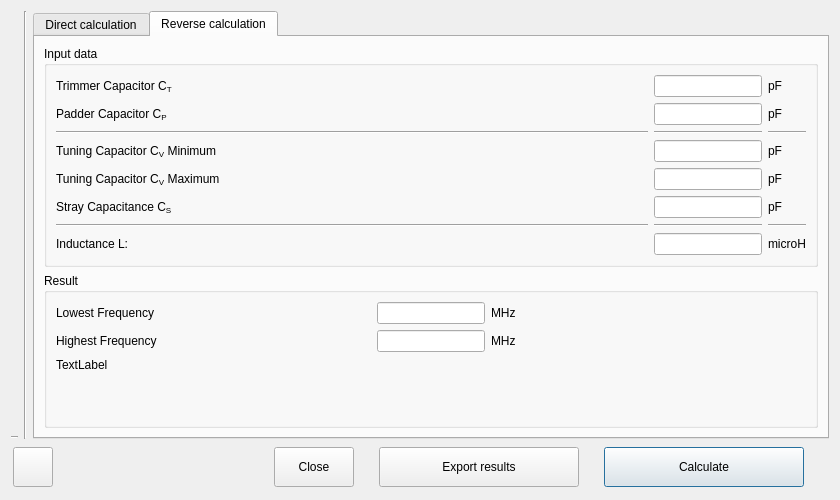
<?xml version="1.0" encoding="UTF-8"?>
<ui version="4.0">
 <class>Bandspread</class>
 <widget class="QDialog" name="Bandspread">
  <property name="windowModality">
   <enum>Qt::WindowModal</enum>
  </property>
  <property name="geometry">
   <rect>
    <x>0</x>
    <y>0</y>
    <width>840</width>
    <height>500</height>
   </rect>
  </property>
  <property name="minimumSize">
   <size>
    <width>840</width>
    <height>500</height>
   </size>
  </property>
  <property name="windowTitle">
   <string>Bandspread calculator</string>
  </property>
  <property name="windowIcon">
   <iconset resource="res.qrc">
    <normaloff>:/menu_ico/res/ico1-bandspread.png</normaloff>:/menu_ico/res/ico1-bandspread.png</iconset>
  </property>
  <property name="locale">
   <locale language="English" country="UnitedStates"/>
  </property>
  <layout class="QVBoxLayout" name="verticalLayout">
   <item>
    <layout class="QHBoxLayout" name="horizontalLayout">
     <item>
      <layout class="QVBoxLayout" name="verticalLayout_5">
       <property name="sizeConstraint">
        <enum>QLayout::SetMinimumSize</enum>
       </property>
       <item>
        <widget class="QLabel" name="image">
         <property name="sizePolicy">
          <sizepolicy hsizetype="Preferred" vsizetype="Preferred">
           <horstretch>0</horstretch>
           <verstretch>0</verstretch>
          </sizepolicy>
         </property>
         <property name="text">
          <string notr="true"/>
         </property>
         <property name="pixmap">
          <pixmap resource="res.qrc">:/images/res/bandspread.png</pixmap>
         </property>
         <property name="alignment">
          <set>Qt::AlignCenter</set>
         </property>
        </widget>
       </item>
       <item>
        <widget class="Line" name="line_5">
         <property name="sizePolicy">
          <sizepolicy hsizetype="Minimum" vsizetype="Fixed">
           <horstretch>0</horstretch>
           <verstretch>0</verstretch>
          </sizepolicy>
         </property>
         <property name="orientation">
          <enum>Qt::Horizontal</enum>
         </property>
        </widget>
       </item>
      </layout>
     </item>
     <item>
      <widget class="Line" name="line_2">
       <property name="orientation">
        <enum>Qt::Vertical</enum>
       </property>
      </widget>
     </item>
     <item>
      <widget class="QTabWidget" name="tabWidget">
       <property name="currentIndex">
        <number>1</number>
       </property>
       <widget class="QWidget" name="tab">
        <attribute name="title">
         <string>Direct calculation</string>
        </attribute>
        <layout class="QVBoxLayout" name="verticalLayout_11">
         <item>
          <widget class="QGroupBox" name="groupBox_input">
           <property name="title">
            <string>Input data</string>
           </property>
           <layout class="QVBoxLayout" name="verticalLayout_10">
            <item>
             <layout class="QGridLayout" name="gridLayout_6">
              <item row="6" column="2">
               <widget class="Line" name="line_22">
                <property name="orientation">
                 <enum>Qt::Horizontal</enum>
                </property>
               </widget>
              </item>
              <item row="6" column="0">
               <widget class="Line" name="line_23">
                <property name="orientation">
                 <enum>Qt::Horizontal</enum>
                </property>
               </widget>
              </item>
              <item row="7" column="2">
               <widget class="QLabel" name="label_ind_m">
                <property name="sizePolicy">
                 <sizepolicy hsizetype="Fixed" vsizetype="Preferred">
                  <horstretch>0</horstretch>
                  <verstretch>0</verstretch>
                 </sizepolicy>
                </property>
                <property name="text">
                 <string notr="true">microH</string>
                </property>
               </widget>
              </item>
              <item row="7" column="1">
               <widget class="QLineEdit" name="lineEdit_ind">
                <property name="sizePolicy">
                 <sizepolicy hsizetype="Fixed" vsizetype="Fixed">
                  <horstretch>0</horstretch>
                  <verstretch>0</verstretch>
                 </sizepolicy>
                </property>
                <property name="text">
                 <string notr="true"/>
                </property>
               </widget>
              </item>
              <item row="5" column="1">
               <widget class="QLineEdit" name="lineEdit_cs">
                <property name="sizePolicy">
                 <sizepolicy hsizetype="Fixed" vsizetype="Fixed">
                  <horstretch>0</horstretch>
                  <verstretch>0</verstretch>
                 </sizepolicy>
                </property>
                <property name="text">
                 <string notr="true"/>
                </property>
               </widget>
              </item>
              <item row="5" column="0">
               <widget class="QLabel" name="label_cs">
                <property name="text">
                 <string notr="true">&lt;html&gt;&lt;head/&gt;&lt;body&gt;&lt;p&gt;Stray Capacitance C&lt;span style=&quot; vertical-align:sub;&quot;&gt;S&lt;/span&gt;&lt;/p&gt;&lt;/body&gt;&lt;/html&gt;</string>
                </property>
                <property name="wordWrap">
                 <bool>true</bool>
                </property>
               </widget>
              </item>
              <item row="4" column="1">
               <widget class="QLineEdit" name="lineEdit_cvmax">
                <property name="sizePolicy">
                 <sizepolicy hsizetype="Fixed" vsizetype="Fixed">
                  <horstretch>0</horstretch>
                  <verstretch>0</verstretch>
                 </sizepolicy>
                </property>
                <property name="text">
                 <string notr="true"/>
                </property>
               </widget>
              </item>
              <item row="4" column="0">
               <widget class="QLabel" name="label_cvmax">
                <property name="text">
                 <string notr="true">&lt;html&gt;&lt;head/&gt;&lt;body&gt;&lt;p&gt;Tuning Capacitor C&lt;span style=&quot; vertical-align:sub;&quot;&gt;V&lt;/span&gt; Maximum&lt;/p&gt;&lt;/body&gt;&lt;/html&gt;</string>
                </property>
                <property name="wordWrap">
                 <bool>true</bool>
                </property>
               </widget>
              </item>
              <item row="5" column="2">
               <widget class="QLabel" name="label_cs_m">
                <property name="sizePolicy">
                 <sizepolicy hsizetype="Fixed" vsizetype="Preferred">
                  <horstretch>0</horstretch>
                  <verstretch>0</verstretch>
                 </sizepolicy>
                </property>
                <property name="text">
                 <string notr="true">pF</string>
                </property>
               </widget>
              </item>
              <item row="2" column="0">
               <widget class="Line" name="line_24">
                <property name="orientation">
                 <enum>Qt::Horizontal</enum>
                </property>
               </widget>
              </item>
              <item row="4" column="2">
               <widget class="QLabel" name="label_cvmax_m">
                <property name="sizePolicy">
                 <sizepolicy hsizetype="Fixed" vsizetype="Preferred">
                  <horstretch>0</horstretch>
                  <verstretch>0</verstretch>
                 </sizepolicy>
                </property>
                <property name="text">
                 <string notr="true">pF</string>
                </property>
               </widget>
              </item>
              <item row="0" column="1">
               <widget class="QLineEdit" name="lineEdit_flo">
                <property name="sizePolicy">
                 <sizepolicy hsizetype="Fixed" vsizetype="Fixed">
                  <horstretch>0</horstretch>
                  <verstretch>0</verstretch>
                 </sizepolicy>
                </property>
                <property name="text">
                 <string notr="true"/>
                </property>
               </widget>
              </item>
              <item row="1" column="2">
               <widget class="QLabel" name="label_fhi_m">
                <property name="sizePolicy">
                 <sizepolicy hsizetype="Fixed" vsizetype="Preferred">
                  <horstretch>0</horstretch>
                  <verstretch>0</verstretch>
                 </sizepolicy>
                </property>
                <property name="text">
                 <string notr="true">MHz</string>
                </property>
               </widget>
              </item>
              <item row="1" column="0">
               <widget class="QLabel" name="label_fhi">
                <property name="text">
                 <string notr="true">Highest Frequency</string>
                </property>
                <property name="wordWrap">
                 <bool>true</bool>
                </property>
               </widget>
              </item>
              <item row="0" column="0">
               <widget class="QLabel" name="label_flo">
                <property name="text">
                 <string notr="true">Lowest Frequency</string>
                </property>
                <property name="wordWrap">
                 <bool>true</bool>
                </property>
               </widget>
              </item>
              <item row="1" column="1">
               <widget class="QLineEdit" name="lineEdit_fhi">
                <property name="sizePolicy">
                 <sizepolicy hsizetype="Fixed" vsizetype="Fixed">
                  <horstretch>0</horstretch>
                  <verstretch>0</verstretch>
                 </sizepolicy>
                </property>
                <property name="text">
                 <string notr="true"/>
                </property>
               </widget>
              </item>
              <item row="0" column="2">
               <widget class="QLabel" name="label_flo_m">
                <property name="sizePolicy">
                 <sizepolicy hsizetype="Fixed" vsizetype="Preferred">
                  <horstretch>0</horstretch>
                  <verstretch>0</verstretch>
                 </sizepolicy>
                </property>
                <property name="text">
                 <string notr="true">MHz</string>
                </property>
               </widget>
              </item>
              <item row="3" column="1">
               <widget class="QLineEdit" name="lineEdit_cvmin">
                <property name="sizePolicy">
                 <sizepolicy hsizetype="Fixed" vsizetype="Fixed">
                  <horstretch>0</horstretch>
                  <verstretch>0</verstretch>
                 </sizepolicy>
                </property>
                <property name="text">
                 <string notr="true"/>
                </property>
               </widget>
              </item>
              <item row="3" column="0">
               <widget class="QLabel" name="label_cvmin">
                <property name="text">
                 <string notr="true">&lt;html&gt;&lt;head/&gt;&lt;body&gt;&lt;p&gt;Tuning Capacitor C&lt;span style=&quot; vertical-align:sub;&quot;&gt;V&lt;/span&gt; Minimum&lt;/p&gt;&lt;/body&gt;&lt;/html&gt;</string>
                </property>
                <property name="wordWrap">
                 <bool>true</bool>
                </property>
               </widget>
              </item>
              <item row="3" column="2">
               <widget class="QLabel" name="label_cvmin_m">
                <property name="sizePolicy">
                 <sizepolicy hsizetype="Fixed" vsizetype="Preferred">
                  <horstretch>0</horstretch>
                  <verstretch>0</verstretch>
                 </sizepolicy>
                </property>
                <property name="text">
                 <string notr="true">pF</string>
                </property>
               </widget>
              </item>
              <item row="2" column="1">
               <widget class="Line" name="line_25">
                <property name="orientation">
                 <enum>Qt::Horizontal</enum>
                </property>
               </widget>
              </item>
              <item row="2" column="2">
               <widget class="Line" name="line_26">
                <property name="orientation">
                 <enum>Qt::Horizontal</enum>
                </property>
               </widget>
              </item>
              <item row="7" column="0">
               <widget class="QLabel" name="label_ind">
                <property name="sizePolicy">
                 <sizepolicy hsizetype="Preferred" vsizetype="Preferred">
                  <horstretch>0</horstretch>
                  <verstretch>0</verstretch>
                 </sizepolicy>
                </property>
                <property name="text">
                 <string notr="true">Inductance L:</string>
                </property>
                <property name="wordWrap">
                 <bool>true</bool>
                </property>
               </widget>
              </item>
              <item row="6" column="1">
               <widget class="Line" name="line_27">
                <property name="orientation">
                 <enum>Qt::Horizontal</enum>
                </property>
               </widget>
              </item>
              <item row="8" column="0" colspan="3">
               <widget class="QLabel" name="label_hint">
                <property name="sizePolicy">
                 <sizepolicy hsizetype="Preferred" vsizetype="Preferred">
                  <horstretch>0</horstretch>
                  <verstretch>0</verstretch>
                 </sizepolicy>
                </property>
                <property name="text">
                 <string notr="true">TextLabel</string>
                </property>
                <property name="alignment">
                 <set>Qt::AlignLeading|Qt::AlignLeft|Qt::AlignTop</set>
                </property>
                <property name="wordWrap">
                 <bool>true</bool>
                </property>
               </widget>
              </item>
             </layout>
            </item>
           </layout>
          </widget>
         </item>
         <item>
          <widget class="QGroupBox" name="groupBox_result">
           <property name="title">
            <string>Result</string>
           </property>
           <layout class="QVBoxLayout" name="verticalLayout_9">
            <item>
             <layout class="QGridLayout" name="gridLayout_5">
              <item row="1" column="0">
               <widget class="QLabel" name="label_cp">
                <property name="text">
                 <string notr="true">&lt;html&gt;&lt;head/&gt;&lt;body&gt;&lt;p&gt;Padder Capacitor C&lt;span style=&quot; vertical-align:sub;&quot;&gt;P&lt;/span&gt;&lt;/p&gt;&lt;/body&gt;&lt;/html&gt;</string>
                </property>
               </widget>
              </item>
              <item row="0" column="0">
               <widget class="QLabel" name="label_ct">
                <property name="text">
                 <string notr="true">&lt;html&gt;&lt;head/&gt;&lt;body&gt;&lt;p&gt;Trimmer Capacitor C&lt;span style=&quot; vertical-align:sub;&quot;&gt;T&lt;/span&gt;&lt;/p&gt;&lt;/body&gt;&lt;/html&gt;</string>
                </property>
                <property name="wordWrap">
                 <bool>true</bool>
                </property>
               </widget>
              </item>
              <item row="0" column="1">
               <widget class="QLineEdit" name="lineEdit_ct">
                <property name="enabled">
                 <bool>true</bool>
                </property>
                <property name="sizePolicy">
                 <sizepolicy hsizetype="Fixed" vsizetype="Fixed">
                  <horstretch>0</horstretch>
                  <verstretch>0</verstretch>
                 </sizepolicy>
                </property>
                <property name="focusPolicy">
                 <enum>Qt::NoFocus</enum>
                </property>
                <property name="text">
                 <string notr="true"/>
                </property>
                <property name="readOnly">
                 <bool>true</bool>
                </property>
               </widget>
              </item>
              <item row="0" column="2">
               <widget class="QLabel" name="label_ct_m">
                <property name="sizePolicy">
                 <sizepolicy hsizetype="Preferred" vsizetype="Preferred">
                  <horstretch>0</horstretch>
                  <verstretch>0</verstretch>
                 </sizepolicy>
                </property>
                <property name="text">
                 <string notr="true">pF</string>
                </property>
               </widget>
              </item>
              <item row="1" column="1">
               <widget class="QLineEdit" name="lineEdit_cp">
                <property name="enabled">
                 <bool>true</bool>
                </property>
                <property name="sizePolicy">
                 <sizepolicy hsizetype="Fixed" vsizetype="Fixed">
                  <horstretch>0</horstretch>
                  <verstretch>0</verstretch>
                 </sizepolicy>
                </property>
                <property name="focusPolicy">
                 <enum>Qt::NoFocus</enum>
                </property>
                <property name="text">
                 <string notr="true"/>
                </property>
                <property name="readOnly">
                 <bool>true</bool>
                </property>
               </widget>
              </item>
              <item row="1" column="2">
               <widget class="QLabel" name="label_cp_m">
                <property name="text">
                 <string notr="true">pF</string>
                </property>
               </widget>
              </item>
             </layout>
            </item>
            <item>
             <widget class="QLabel" name="label_info">
              <property name="sizePolicy">
               <sizepolicy hsizetype="Preferred" vsizetype="Expanding">
                <horstretch>0</horstretch>
                <verstretch>0</verstretch>
               </sizepolicy>
              </property>
              <property name="text">
               <string notr="true">TextLabel</string>
              </property>
              <property name="alignment">
               <set>Qt::AlignLeading|Qt::AlignLeft|Qt::AlignTop</set>
              </property>
              <property name="wordWrap">
               <bool>true</bool>
              </property>
              <property name="margin">
               <number>5</number>
              </property>
             </widget>
            </item>
           </layout>
          </widget>
         </item>
        </layout>
       </widget>
       <widget class="QWidget" name="tab_2">
        <attribute name="title">
         <string>Reverse calculation</string>
        </attribute>
        <layout class="QVBoxLayout" name="verticalLayout_2">
         <item>
          <widget class="QGroupBox" name="groupBox_input_r">
           <property name="title">
            <string>Input data</string>
           </property>
           <layout class="QVBoxLayout" name="verticalLayout_15">
            <item>
             <layout class="QGridLayout" name="gridLayout_10">
              <item row="7" column="0">
               <widget class="Line" name="line_35">
                <property name="orientation">
                 <enum>Qt::Horizontal</enum>
                </property>
               </widget>
              </item>
              <item row="8" column="1">
               <widget class="QLineEdit" name="lineEdit_ind_r">
                <property name="sizePolicy">
                 <sizepolicy hsizetype="Fixed" vsizetype="Fixed">
                  <horstretch>0</horstretch>
                  <verstretch>0</verstretch>
                 </sizepolicy>
                </property>
               </widget>
              </item>
              <item row="7" column="2">
               <widget class="Line" name="line_34">
                <property name="orientation">
                 <enum>Qt::Horizontal</enum>
                </property>
               </widget>
              </item>
              <item row="8" column="2">
               <widget class="QLabel" name="label_ind_m_r">
                <property name="sizePolicy">
                 <sizepolicy hsizetype="Fixed" vsizetype="Preferred">
                  <horstretch>0</horstretch>
                  <verstretch>0</verstretch>
                 </sizepolicy>
                </property>
                <property name="text">
                 <string notr="true">microH</string>
                </property>
               </widget>
              </item>
              <item row="4" column="2">
               <widget class="QLabel" name="label_cvmin_m_r">
                <property name="sizePolicy">
                 <sizepolicy hsizetype="Fixed" vsizetype="Preferred">
                  <horstretch>0</horstretch>
                  <verstretch>0</verstretch>
                 </sizepolicy>
                </property>
                <property name="text">
                 <string notr="true">pF</string>
                </property>
               </widget>
              </item>
              <item row="3" column="1">
               <widget class="Line" name="line_37">
                <property name="orientation">
                 <enum>Qt::Horizontal</enum>
                </property>
               </widget>
              </item>
              <item row="3" column="2">
               <widget class="Line" name="line_38">
                <property name="orientation">
                 <enum>Qt::Horizontal</enum>
                </property>
               </widget>
              </item>
              <item row="4" column="0">
               <widget class="QLabel" name="label_cvmin_r">
                <property name="text">
                 <string notr="true">&lt;html&gt;&lt;head/&gt;&lt;body&gt;&lt;p&gt;Tuning Capacitor C&lt;span style=&quot; vertical-align:sub;&quot;&gt;V&lt;/span&gt; Minimum&lt;/p&gt;&lt;/body&gt;&lt;/html&gt;</string>
                </property>
                <property name="wordWrap">
                 <bool>true</bool>
                </property>
               </widget>
              </item>
              <item row="5" column="1">
               <widget class="QLineEdit" name="lineEdit_cvmax_r">
                <property name="sizePolicy">
                 <sizepolicy hsizetype="Fixed" vsizetype="Fixed">
                  <horstretch>0</horstretch>
                  <verstretch>0</verstretch>
                 </sizepolicy>
                </property>
               </widget>
              </item>
              <item row="5" column="0">
               <widget class="QLabel" name="label_cvmax_r">
                <property name="text">
                 <string notr="true">&lt;html&gt;&lt;head/&gt;&lt;body&gt;&lt;p&gt;Tuning Capacitor C&lt;span style=&quot; vertical-align:sub;&quot;&gt;V&lt;/span&gt; Maximum&lt;/p&gt;&lt;/body&gt;&lt;/html&gt;</string>
                </property>
                <property name="wordWrap">
                 <bool>true</bool>
                </property>
               </widget>
              </item>
              <item row="1" column="0">
               <widget class="QLabel" name="label_cp_r">
                <property name="text">
                 <string notr="true">&lt;html&gt;&lt;head/&gt;&lt;body&gt;&lt;p&gt;Padder Capacitor C&lt;span style=&quot; vertical-align:sub;&quot;&gt;P&lt;/span&gt;&lt;/p&gt;&lt;/body&gt;&lt;/html&gt;</string>
                </property>
               </widget>
              </item>
              <item row="8" column="0">
               <widget class="QLabel" name="label_ind_r">
                <property name="sizePolicy">
                 <sizepolicy hsizetype="Preferred" vsizetype="Preferred">
                  <horstretch>0</horstretch>
                  <verstretch>0</verstretch>
                 </sizepolicy>
                </property>
                <property name="text">
                 <string notr="true">Inductance L:</string>
                </property>
                <property name="wordWrap">
                 <bool>true</bool>
                </property>
               </widget>
              </item>
              <item row="7" column="1">
               <widget class="Line" name="line_39">
                <property name="orientation">
                 <enum>Qt::Horizontal</enum>
                </property>
               </widget>
              </item>
              <item row="1" column="1">
               <widget class="QLineEdit" name="lineEdit_cp_r">
                <property name="enabled">
                 <bool>true</bool>
                </property>
                <property name="sizePolicy">
                 <sizepolicy hsizetype="Fixed" vsizetype="Fixed">
                  <horstretch>0</horstretch>
                  <verstretch>0</verstretch>
                 </sizepolicy>
                </property>
                <property name="readOnly">
                 <bool>false</bool>
                </property>
               </widget>
              </item>
              <item row="1" column="2">
               <widget class="QLabel" name="label_cp_m_r">
                <property name="sizePolicy">
                 <sizepolicy hsizetype="Fixed" vsizetype="Preferred">
                  <horstretch>0</horstretch>
                  <verstretch>0</verstretch>
                 </sizepolicy>
                </property>
                <property name="text">
                 <string notr="true">pF</string>
                </property>
               </widget>
              </item>
              <item row="4" column="1">
               <widget class="QLineEdit" name="lineEdit_cvmin_r">
                <property name="sizePolicy">
                 <sizepolicy hsizetype="Fixed" vsizetype="Fixed">
                  <horstretch>0</horstretch>
                  <verstretch>0</verstretch>
                 </sizepolicy>
                </property>
               </widget>
              </item>
              <item row="6" column="1">
               <widget class="QLineEdit" name="lineEdit_cs_r">
                <property name="sizePolicy">
                 <sizepolicy hsizetype="Fixed" vsizetype="Fixed">
                  <horstretch>0</horstretch>
                  <verstretch>0</verstretch>
                 </sizepolicy>
                </property>
               </widget>
              </item>
              <item row="6" column="2">
               <widget class="QLabel" name="label_cs_m_r">
                <property name="sizePolicy">
                 <sizepolicy hsizetype="Fixed" vsizetype="Preferred">
                  <horstretch>0</horstretch>
                  <verstretch>0</verstretch>
                 </sizepolicy>
                </property>
                <property name="text">
                 <string notr="true">pF</string>
                </property>
               </widget>
              </item>
              <item row="3" column="0">
               <widget class="Line" name="line_36">
                <property name="orientation">
                 <enum>Qt::Horizontal</enum>
                </property>
               </widget>
              </item>
              <item row="0" column="2">
               <widget class="QLabel" name="label_ct_m_r">
                <property name="sizePolicy">
                 <sizepolicy hsizetype="Fixed" vsizetype="Preferred">
                  <horstretch>0</horstretch>
                  <verstretch>0</verstretch>
                 </sizepolicy>
                </property>
                <property name="text">
                 <string notr="true">pF</string>
                </property>
               </widget>
              </item>
              <item row="5" column="2">
               <widget class="QLabel" name="label_cvmax_m_r">
                <property name="sizePolicy">
                 <sizepolicy hsizetype="Fixed" vsizetype="Preferred">
                  <horstretch>0</horstretch>
                  <verstretch>0</verstretch>
                 </sizepolicy>
                </property>
                <property name="text">
                 <string notr="true">pF</string>
                </property>
               </widget>
              </item>
              <item row="0" column="0">
               <widget class="QLabel" name="label_ct_r">
                <property name="text">
                 <string notr="true">&lt;html&gt;&lt;head/&gt;&lt;body&gt;&lt;p&gt;Trimmer Capacitor C&lt;span style=&quot; vertical-align:sub;&quot;&gt;T&lt;/span&gt;&lt;/p&gt;&lt;/body&gt;&lt;/html&gt;</string>
                </property>
                <property name="wordWrap">
                 <bool>true</bool>
                </property>
               </widget>
              </item>
              <item row="0" column="1">
               <widget class="QLineEdit" name="lineEdit_ct_r">
                <property name="enabled">
                 <bool>true</bool>
                </property>
                <property name="sizePolicy">
                 <sizepolicy hsizetype="Fixed" vsizetype="Fixed">
                  <horstretch>0</horstretch>
                  <verstretch>0</verstretch>
                 </sizepolicy>
                </property>
                <property name="readOnly">
                 <bool>false</bool>
                </property>
               </widget>
              </item>
              <item row="6" column="0">
               <widget class="QLabel" name="label_cs_r">
                <property name="text">
                 <string notr="true">&lt;html&gt;&lt;head/&gt;&lt;body&gt;&lt;p&gt;Stray Capacitance C&lt;span style=&quot; vertical-align:sub;&quot;&gt;S&lt;/span&gt;&lt;/p&gt;&lt;/body&gt;&lt;/html&gt;</string>
                </property>
                <property name="wordWrap">
                 <bool>true</bool>
                </property>
               </widget>
              </item>
             </layout>
            </item>
           </layout>
          </widget>
         </item>
         <item>
          <widget class="QGroupBox" name="groupBox_result_r">
           <property name="title">
            <string>Result</string>
           </property>
           <layout class="QVBoxLayout" name="verticalLayout_14">
            <item>
             <layout class="QGridLayout" name="gridLayout_9">
              <item row="0" column="0">
               <widget class="QLabel" name="label_flo_r">
                <property name="sizePolicy">
                 <sizepolicy hsizetype="Preferred" vsizetype="Preferred">
                  <horstretch>0</horstretch>
                  <verstretch>0</verstretch>
                 </sizepolicy>
                </property>
                <property name="text">
                 <string notr="true">Lowest Frequency</string>
                </property>
                <property name="wordWrap">
                 <bool>true</bool>
                </property>
               </widget>
              </item>
              <item row="0" column="1">
               <widget class="QLineEdit" name="lineEdit_flo_r">
                <property name="sizePolicy">
                 <sizepolicy hsizetype="Fixed" vsizetype="Fixed">
                  <horstretch>0</horstretch>
                  <verstretch>0</verstretch>
                 </sizepolicy>
                </property>
                <property name="focusPolicy">
                 <enum>Qt::NoFocus</enum>
                </property>
                <property name="readOnly">
                 <bool>true</bool>
                </property>
               </widget>
              </item>
              <item row="0" column="2">
               <widget class="QLabel" name="label_flo_m_r">
                <property name="sizePolicy">
                 <sizepolicy hsizetype="Preferred" vsizetype="Preferred">
                  <horstretch>0</horstretch>
                  <verstretch>0</verstretch>
                 </sizepolicy>
                </property>
                <property name="text">
                 <string notr="true">MHz</string>
                </property>
               </widget>
              </item>
              <item row="1" column="0">
               <widget class="QLabel" name="label_fhi_r">
                <property name="sizePolicy">
                 <sizepolicy hsizetype="Preferred" vsizetype="Preferred">
                  <horstretch>0</horstretch>
                  <verstretch>0</verstretch>
                 </sizepolicy>
                </property>
                <property name="text">
                 <string notr="true">Highest Frequency</string>
                </property>
                <property name="wordWrap">
                 <bool>true</bool>
                </property>
               </widget>
              </item>
              <item row="1" column="1">
               <widget class="QLineEdit" name="lineEdit_fhi_r">
                <property name="sizePolicy">
                 <sizepolicy hsizetype="Fixed" vsizetype="Fixed">
                  <horstretch>0</horstretch>
                  <verstretch>0</verstretch>
                 </sizepolicy>
                </property>
                <property name="focusPolicy">
                 <enum>Qt::NoFocus</enum>
                </property>
                <property name="readOnly">
                 <bool>true</bool>
                </property>
               </widget>
              </item>
              <item row="1" column="2">
               <widget class="QLabel" name="label_fhi_m_r">
                <property name="sizePolicy">
                 <sizepolicy hsizetype="Preferred" vsizetype="Preferred">
                  <horstretch>0</horstretch>
                  <verstretch>0</verstretch>
                 </sizepolicy>
                </property>
                <property name="text">
                 <string notr="true">MHz</string>
                </property>
               </widget>
              </item>
             </layout>
            </item>
            <item>
             <widget class="QLabel" name="label_info_r">
              <property name="sizePolicy">
               <sizepolicy hsizetype="Preferred" vsizetype="Expanding">
                <horstretch>0</horstretch>
                <verstretch>0</verstretch>
               </sizepolicy>
              </property>
              <property name="text">
               <string notr="true">TextLabel</string>
              </property>
              <property name="alignment">
               <set>Qt::AlignLeading|Qt::AlignLeft|Qt::AlignTop</set>
              </property>
              <property name="wordWrap">
               <bool>true</bool>
              </property>
              <property name="margin">
               <number>5</number>
              </property>
             </widget>
            </item>
           </layout>
          </widget>
         </item>
        </layout>
       </widget>
      </widget>
     </item>
    </layout>
   </item>
   <item>
    <layout class="QHBoxLayout" name="horizontalLayout_2">
     <property name="spacing">
      <number>25</number>
     </property>
     <property name="leftMargin">
      <number>2</number>
     </property>
     <property name="topMargin">
      <number>2</number>
     </property>
     <property name="rightMargin">
      <number>25</number>
     </property>
     <property name="bottomMargin">
      <number>2</number>
     </property>
     <item>
      <widget class="QPushButton" name="pushButton_help">
       <property name="minimumSize">
        <size>
         <width>40</width>
         <height>40</height>
        </size>
       </property>
       <property name="maximumSize">
        <size>
         <width>40</width>
         <height>40</height>
        </size>
       </property>
       <property name="toolTip">
        <string>Context help</string>
       </property>
       <property name="text">
        <string/>
       </property>
       <property name="icon">
        <iconset resource="res.qrc">
         <normaloff>:/menu_ico/res/icons8-help-32.png</normaloff>:/menu_ico/res/icons8-help-32.png</iconset>
       </property>
       <property name="autoDefault">
        <bool>false</bool>
       </property>
      </widget>
     </item>
     <item>
      <spacer name="horizontalSpacer_2">
       <property name="orientation">
        <enum>Qt::Horizontal</enum>
       </property>
       <property name="sizeHint" stdset="0">
        <size>
         <width>40</width>
         <height>20</height>
        </size>
       </property>
      </spacer>
     </item>
     <item>
      <widget class="QPushButton" name="pushButton_close">
       <property name="minimumSize">
        <size>
         <width>0</width>
         <height>40</height>
        </size>
       </property>
       <property name="text">
        <string>Close</string>
       </property>
       <property name="icon">
        <iconset resource="res.qrc">
         <normaloff>:/menu_ico/res/icons8-unavailable-32.png</normaloff>:/menu_ico/res/icons8-unavailable-32.png</iconset>
       </property>
       <property name="shortcut">
        <string notr="true">Esc</string>
       </property>
       <property name="autoDefault">
        <bool>false</bool>
       </property>
      </widget>
     </item>
     <item>
      <widget class="QPushButton" name="pushButton_export">
       <property name="minimumSize">
        <size>
         <width>200</width>
         <height>40</height>
        </size>
       </property>
       <property name="text">
        <string>Export results</string>
       </property>
       <property name="icon">
        <iconset resource="res.qrc">
         <normaloff>:/menu_ico/res/icons8-exit-32.png</normaloff>:/menu_ico/res/icons8-exit-32.png</iconset>
       </property>
       <property name="autoDefault">
        <bool>false</bool>
       </property>
      </widget>
     </item>
     <item>
      <widget class="QPushButton" name="pushButton_calculate">
       <property name="minimumSize">
        <size>
         <width>200</width>
         <height>40</height>
        </size>
       </property>
       <property name="text">
        <string>Calculate</string>
       </property>
       <property name="icon">
        <iconset resource="res.qrc">
         <normaloff>:/menu_ico/res/icons8-enter-key-64.png</normaloff>:/menu_ico/res/icons8-enter-key-64.png</iconset>
       </property>
       <property name="shortcut">
        <string notr="true">Enter</string>
       </property>
       <property name="autoDefault">
        <bool>false</bool>
       </property>
       <property name="default">
        <bool>true</bool>
       </property>
      </widget>
     </item>
    </layout>
   </item>
  </layout>
 </widget>
 <tabstops>
  <tabstop>lineEdit_flo</tabstop>
  <tabstop>lineEdit_fhi</tabstop>
  <tabstop>lineEdit_cvmin</tabstop>
  <tabstop>lineEdit_cvmax</tabstop>
  <tabstop>lineEdit_cs</tabstop>
  <tabstop>lineEdit_ind</tabstop>
  <tabstop>pushButton_calculate</tabstop>
  <tabstop>pushButton_export</tabstop>
  <tabstop>pushButton_close</tabstop>
  <tabstop>pushButton_help</tabstop>
  <tabstop>lineEdit_ct_r</tabstop>
  <tabstop>lineEdit_cp_r</tabstop>
  <tabstop>lineEdit_cvmin_r</tabstop>
  <tabstop>lineEdit_cvmax_r</tabstop>
  <tabstop>lineEdit_cs_r</tabstop>
  <tabstop>lineEdit_ind_r</tabstop>
  <tabstop>lineEdit_flo_r</tabstop>
  <tabstop>lineEdit_fhi_r</tabstop>
  <tabstop>lineEdit_ct</tabstop>
  <tabstop>lineEdit_cp</tabstop>
  <tabstop>tabWidget</tabstop>
 </tabstops>
 <resources>
  <include location="res.qrc"/>
 </resources>
 <connections/>
</ui>
